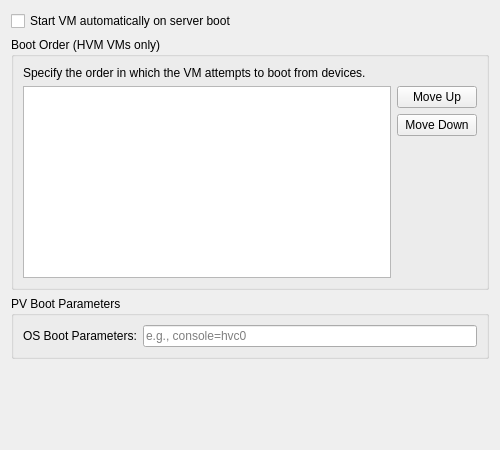
<?xml version="1.0" encoding="UTF-8"?>
<ui version="4.0">
 <class>BootOptionsEditPage</class>
 <widget class="QWidget" name="BootOptionsEditPage">
  <property name="geometry">
   <rect>
    <x>0</x>
    <y>0</y>
    <width>500</width>
    <height>450</height>
   </rect>
  </property>
  <layout class="QVBoxLayout" name="verticalLayout">
   <item>
    <widget class="QCheckBox" name="checkBoxAutoBoot">
     <property name="text">
      <string>Start VM automatically on server boot</string>
     </property>
    </widget>
   </item>
   <item>
    <widget class="QGroupBox" name="groupBoxBootOrder">
     <property name="title">
      <string>Boot Order (HVM VMs only)</string>
     </property>
     <layout class="QVBoxLayout" name="verticalLayout_2">
      <item>
       <widget class="QLabel" name="labelBootOrderInfo">
        <property name="text">
         <string>Specify the order in which the VM attempts to boot from devices.</string>
        </property>
        <property name="wordWrap">
         <bool>true</bool>
        </property>
       </widget>
      </item>
      <item>
       <layout class="QHBoxLayout" name="horizontalLayout">
        <item>
         <widget class="QListWidget" name="listWidgetBootOrder">
          <property name="selectionMode">
           <enum>QAbstractItemView::SingleSelection</enum>
          </property>
         </widget>
        </item>
        <item>
         <layout class="QVBoxLayout" name="verticalLayout_3">
          <item>
           <widget class="QPushButton" name="buttonUp">
            <property name="text">
             <string>Move Up</string>
            </property>
           </widget>
          </item>
          <item>
           <widget class="QPushButton" name="buttonDown">
            <property name="text">
             <string>Move Down</string>
            </property>
           </widget>
          </item>
          <item>
           <spacer name="verticalSpacer_2">
            <property name="orientation">
             <enum>Qt::Vertical</enum>
            </property>
            <property name="sizeHint" stdset="0">
             <size>
              <width>20</width>
              <height>40</height>
             </size>
            </property>
           </spacer>
          </item>
         </layout>
        </item>
       </layout>
      </item>
     </layout>
    </widget>
   </item>
   <item>
    <widget class="QGroupBox" name="groupBoxPVParams">
     <property name="title">
      <string>PV Boot Parameters</string>
     </property>
     <layout class="QFormLayout" name="formLayout">
      <item row="0" column="0">
       <widget class="QLabel" name="labelOsParams">
        <property name="text">
         <string>OS Boot Parameters:</string>
        </property>
       </widget>
      </item>
      <item row="0" column="1">
       <widget class="QLineEdit" name="lineEditOsParams">
        <property name="placeholderText">
         <string>e.g., console=hvc0</string>
        </property>
       </widget>
      </item>
     </layout>
    </widget>
   </item>
   <item>
    <spacer name="verticalSpacer">
     <property name="orientation">
      <enum>Qt::Vertical</enum>
     </property>
     <property name="sizeHint" stdset="0">
      <size>
       <width>20</width>
       <height>40</height>
      </size>
     </property>
    </spacer>
   </item>
  </layout>
 </widget>
 <resources/>
 <connections/>
</ui>
